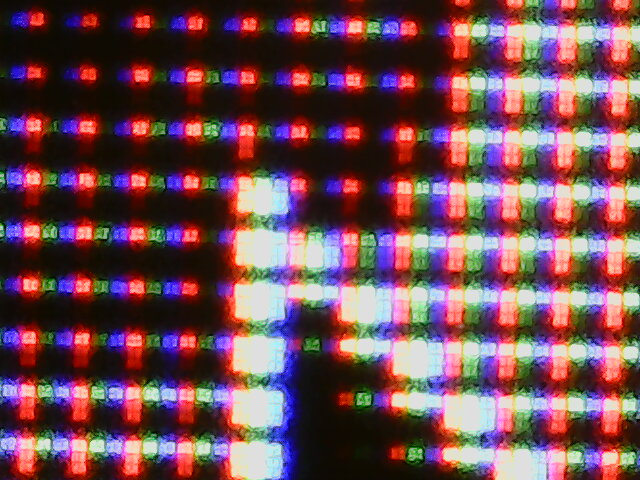
#> input picture notas/img/monitor.jpg, 640 x 480 px, given in place of the camera
$ jupyter execute 04.Captura.ipynb   (shell and % lines are left out)   (text cells are left out)
#> lines starting #> are read from the running program, lines starting #| are printed output that depends on the picture
[cell 1]
import skimage as ski
import cv2

import ipywidgets as widgets
import threading
from IPython.display import display, Image, Markdown

[cell 2]
dispositivo = cv2.VideoCapture(0, cv2.CAP_V4L2)

[cell 3]
status, cuadro = dispositivo.read()
#> cuadro is the input picture: shape (480, 640, 3); mean B, G, R 82.6, 75.7, 113.5

if not status:
    print("Error al capturar la imagen")
else:
    ski.io.imshow(cuadro)
#> (this line was passed over: IPython is not available in this run)

[cell 4]
cuadro_rgb = cv2.cvtColor(cuadro, cv2.COLOR_BGR2RGB)
ski.io.imshow(cuadro_rgb)
#> (this line was passed over: IPython is not available in this run)

[cell 5]
frame_gray = cv2.cvtColor(cuadro, cv2.COLOR_BGR2GRAY)
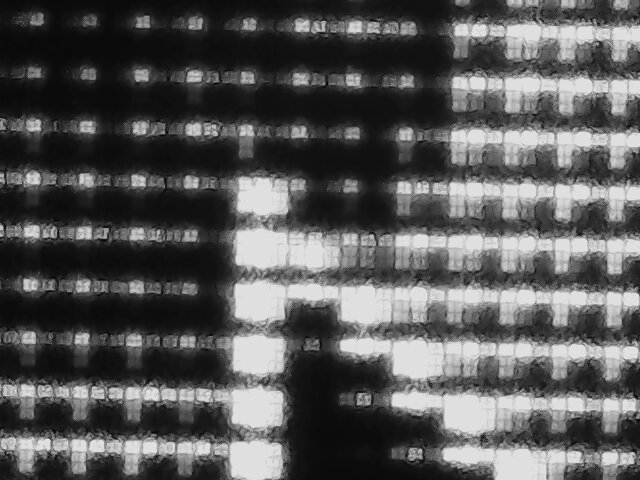
#> frame_gray: shape (480, 640); min 2, max 241, mean 87.8
edges = ski.feature.canny(frame_gray, sigma=1)
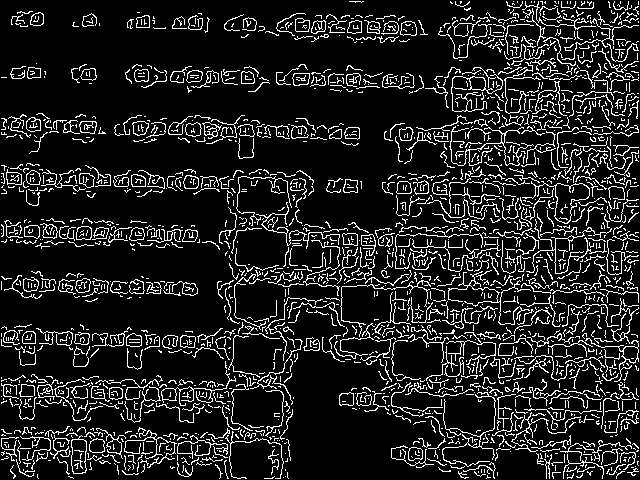
#> edges: shape (480, 640) bool; 13% white in thin lines or dots

# Convertir los bordes a verde
cuadro_rgb[edges] = [0, 255, 0]
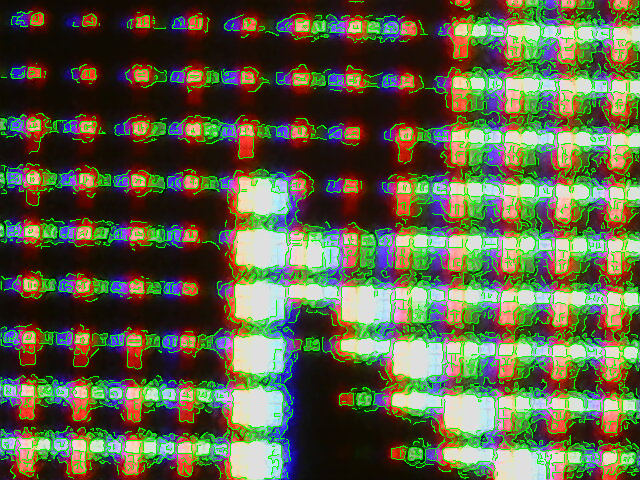
#> cuadro_rgb: shape (480, 640, 3); mean R, G, B 94.2, 96.1, 68.2
ski.io.imshow(cuadro_rgb)
#> (this line was passed over: IPython is not available in this run)

[cell 6]
dispositivo.release()

[cell 7]
# En un dispositivo que ya fue liberado, el estatus es False
dispositivo.read()

[cell 8]
display({"a": 1, "b": 2})

[cell 9]
texto = "Este es un texto de prueba con **negritas** y *cursivas*."
print(texto)

[cell 10]
display(texto)

[cell 11]
display(Markdown(texto))

[cell 12]
deslizador = widgets.IntSlider(50, 0, 100, 1)
display(deslizador)

[cell 13]
deslizador.value

[cell 14]
from urllib import request
import threading

# Ejemplo de threading con la biblioteca del mismo nombre
url = "https://sipi.usc.edu/database/{volumen}.zip"
volumenes = ["textures", "aerials", "misc", "sequences"]


def descargar_volumen(volumen):
    request.urlretrieve(url.format(volumen=volumen), f"{volumen}.zip")
    print(f"Volumen {volumen} descargado")


hilos = [
    threading.Thread(target=descargar_volumen, args=(volumen,))
    for volumen in volumenes
]

for hilo in hilos:
    hilo.start()

# Pausa y espérate a que terminen las descargas
for hilo in hilos:
    hilo.join()

$ run again, on notas/img/vestido2.jpg
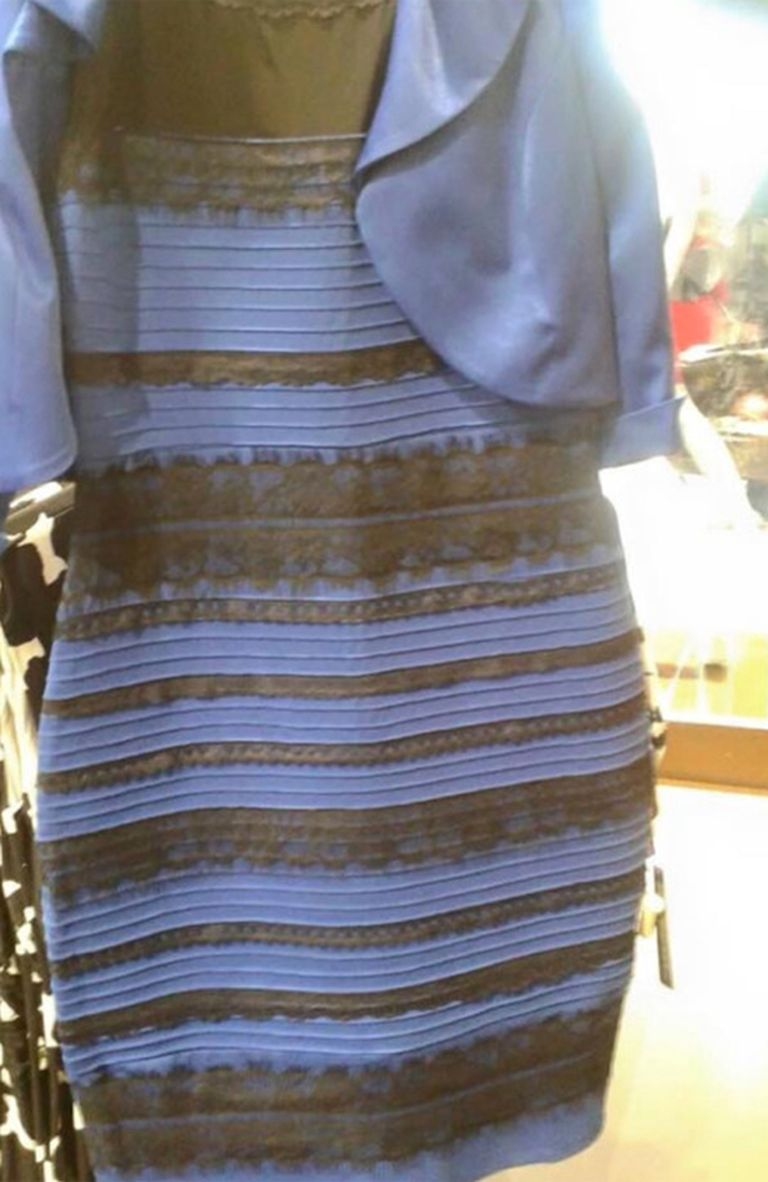
#> input picture notas/img/vestido2.jpg, 768 x 1182 px, given in place of the camera
#> cuadro is the input picture: shape (1182, 768, 3); mean B, G, R 134.6, 130.5, 132.5
#> `edges = ski.feature.canny(frame_gray, sigma=1)`:
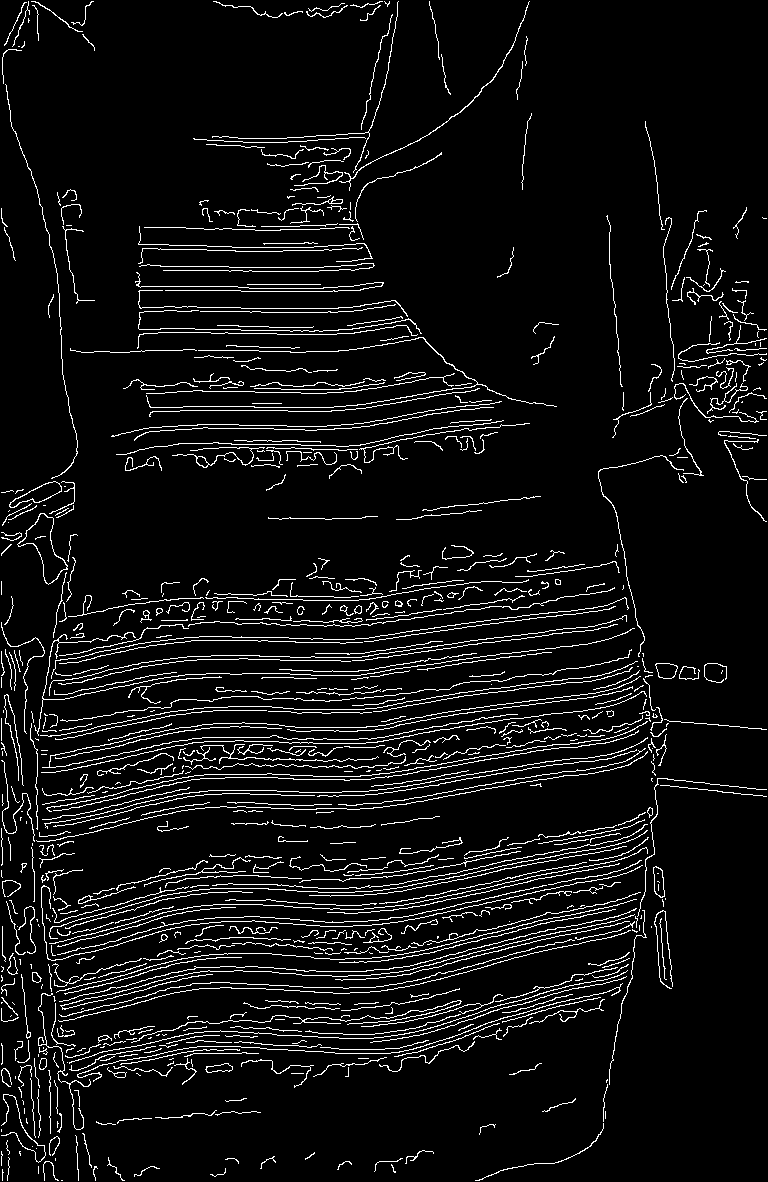
#> edges: shape (1182, 768) bool; 6.7% white in thin lines or dots
#> `cuadro_rgb[edges] = [0, 255, 0]`:
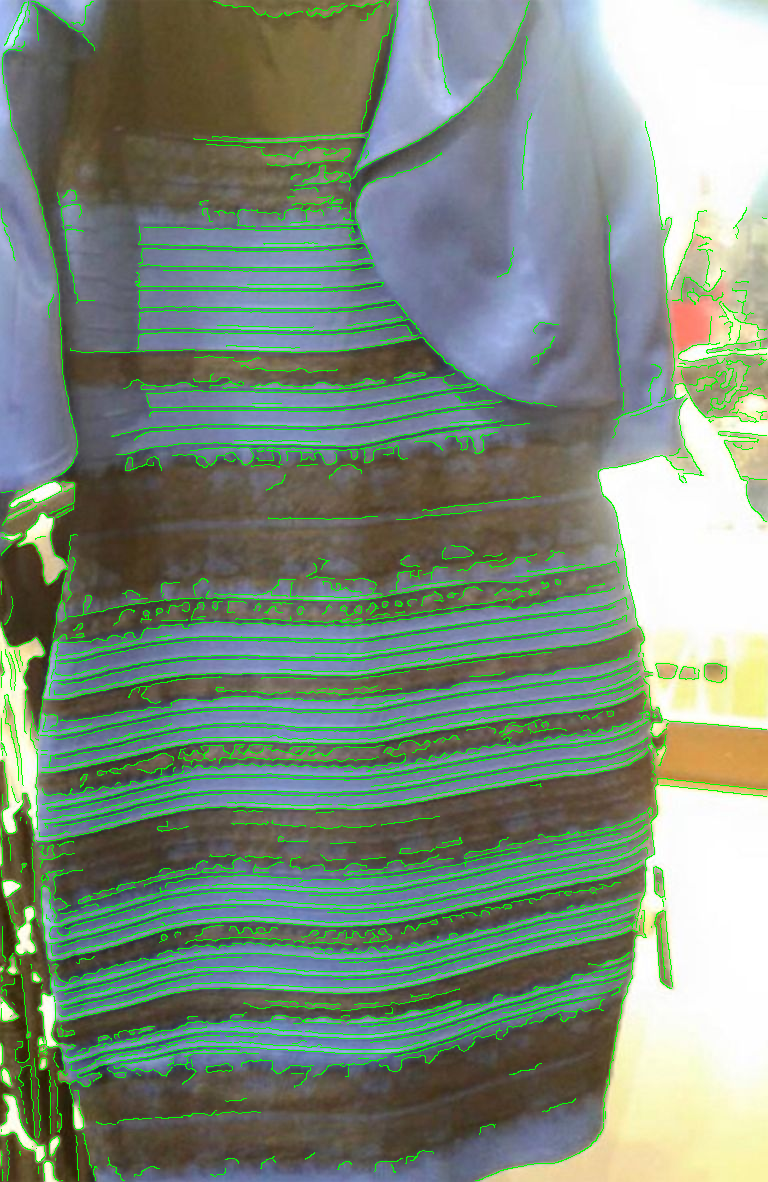
#> cuadro_rgb: shape (1182, 768, 3); mean R, G, B 124.5, 139.5, 125.5
